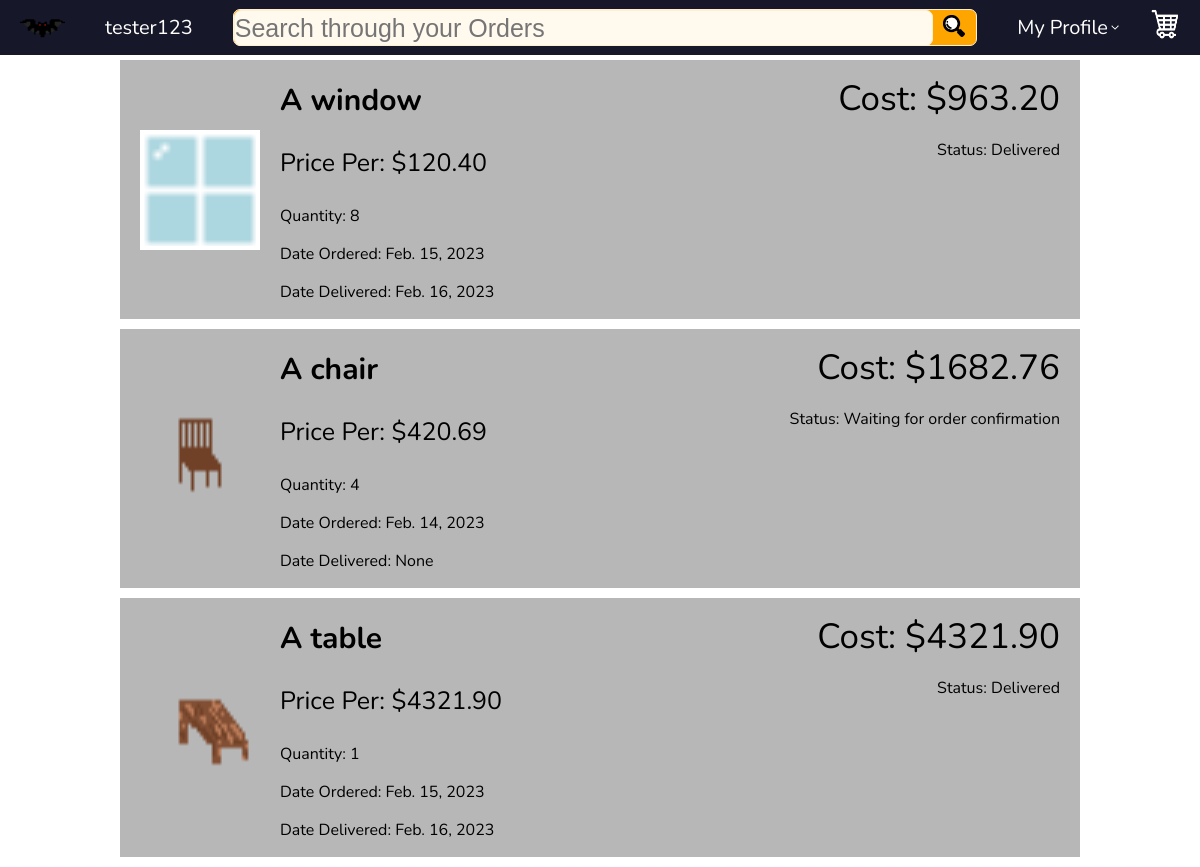
Page /store/yourOrders/ (signed in) on the committed database.
### store/models.py (models this page shows, shortened)
class Profile(models.Model):
    user = models.OneToOneField(User, on_delete=models.CASCADE)
    picture = models.ImageField(blank=True)
    phone = models.CharField(max_length=13, blank=True) # Validation
    address = models.CharField(max_length=40) # Validation
    type = models.CharField(
         max_length = 20, default="Customer",
         choices=[
            ("Customer", "Customer"), ("Vendor", "Vendor"), ("Transit", "Transit")
         ]
        )
    wishlist = models.ManyToManyField('Product', related_name="wishlist", blank=True)
    cart = models.ManyToManyField('Product', related_name="cart", blank=True)

class Order(models.Model):
    buyer = models.ForeignKey("Profile", on_delete=models.CASCADE, blank=True, null=True)
    product = models.ForeignKey(Product, on_delete=models.CASCADE) #so seller can be referenced with other info
    status = models.CharField(
         max_length = 50, default="Waiting for payment confirmation",
         choices=[
            ("Waiting for payment confirmation","Waiting for payment confirmation"),("Shipping","Shipping"), ("On Delivery","On Delivery"), ("Delivered","Delivered"), ("Problem with Transit","Problem with Transit")
         ]
        )
    deliverer = models.ForeignKey(Profile, on_delete=models.CASCADE, blank=True, null=True, related_name="deliverer")
    date_placed = models.DateField(auto_now=True)
    date_delivered = models.DateField(blank=True, null=True)
    quantity = models.IntegerField(default=0)
    totalCost = models.DecimalField(decimal_places=2, max_digits = 40, default=0)
    priority = models.IntegerField(default=0, blank=True, null=True)

class Product(models.Model):
    seller = models.ForeignKey(Profile, on_delete=models.CASCADE)
    title = models.CharField(max_length=50)
    price = models.DecimalField(decimal_places=2, max_digits=40)
    desc = models.TextField(max_length=500)
    picture = models.ImageField(blank=True)
    unlisted = models.BooleanField(default=False)
    nReviews = models.IntegerField(default=0)
    averageScore = models.DecimalField(default=0, decimal_places=2, max_digits=40)

### store/views.py (the view)
# urls.py: path('yourOrders/', yourOrders, name='yourOrders'),
def yourOrders(request):
    profile = Profile.objects.get(user__exact=request.user)
    if request.method == "POST":
        orders = Order.objects.filter(buyer__exact=profile).filter(product__title__icontains=request.POST['search'])
    else:
        orders = Order.objects.filter(buyer__exact=profile)
    context = {
        'profile': profile,
        'orders': orders,
        'placeholder': 'Search through your Orders',
    }
    return render(request, 'store/yourOrders.html', context)

### store/templates/store/yourOrders.html
{% extends 'store/base.html' %}
{% load static %}
{% block style %}<link rel="stylesheet" href="{% static 'store/yourOrders.css' %}"> {% endblock %}
{% block content %}
    {% for order in orders %}
        <div class="product">
            <img class="image" src="{{ order.product.picture.url }}">
            <div class="right">
                <h1 class="title">{{ order.product.title }}</h1>
                <p class="price">Price Per: ${{ order.product.price }}</p>
                <p class="qt">Quantity: {{ order.quantity }} </p>
                <p>Date Ordered: {{ order.date_placed }}</p>
                <p>Date Delivered: {{ order.date_delivered }}</p>
            </div>
            <div class="rightest">
                <p class="total">Cost: ${{order.totalCost}} </p>
                <p class="status":>Status: {{order.status}}</p>
            </div>
        </div>
    {% endfor %}
{% endblock %}

### store/templates/store/base.html (shortened to what this page needs)
{% load static %}
<!DOCTYPE html>
<html lang="en">
<head>
    <link rel="stylesheet" href="{% static 'store/base.css' %}">
    {% block style %} {% endblock %}
</head>
<body>
    {% block nav %}
    <div class="nav">
        <a class="profileImage" href="{% url 'index' %}"><img src="{{ profile.picture.url }}"></a>
        <a class="username" href="{% url 'index' %}">{{ profile.user.username }}</a>
        <form method="post">
            {% if placeholder == "Does Not Use Search" %}
                <input class="search" type="text" name="search" placeholder="{{ placeholder }}" disabled>
                <button type="submit" disabled><img src="{% static 'store/search.png' %}"></button>
            {% else %}
                <input class="search" type="text" name="search" placeholder="{{ placeholder }}">
                <button type="submit"><img src="{% static 'store/search.png' %}"></button>
            {% endif %}
        </form>
        <div class="profile">
            <p>My Profile</p>
            <img src="{% static 'store/downarrow.png' %}">
        </div>
        {% if profile.type == 'Customer' %}
            <a href="{% url 'cart' %}"><img class="cart" src="{% static 'store/cart.png' %}"></a>
        {% endif %}
    </div>
    {% endblock %}
    <div class="content">
    {% block content %}
    {% endblock %}
    </div>
</body>
</html>

### store/static/store/base.css (style rules this page uses)
body { margin:0px; }
.content { margin-top: 70px; }
.nav { position: fixed; top:0px; left:0px; font-family: Nunito; background-color: rgb(23, 23, 42); display: flex; width: 100vw; align-items: center; font-size: 20px; z-index: 10; }
.profileImage { width: 45px; height: 45px; margin-top: 5px; margin-bottom: 5px; margin-left: 20px; }
.nav .profileImage img { width: 45px; height: 45px; }
.username { color: white; text-decoration: none; margin-left: 40px; }
.nav form { display: flex; background-color: orange; flex: 1; border: 1px solid rgb(255, 239, 209); border-radius: 7px; margin-left: 40px; height: 35px; }
.nav .search { background-color: rgb(255, 249, 238); border: inherit; border-radius: inherit; font-size: 25px; width: calc(100% - 45px); padding:0; height: 34px; }
.nav button { width: 42px; background-color: orange; border: 1px solid orange; border-radius: 10px; }
.nav button img { height: 22px; width: 22px; }
.profile { display: flex; align-items: center; position: relative; color: white; margin-top: 0px; margin-bottom: 0px; margin-left: 40px; margin-right: 30px; }
.profile p { margin:0; }
.profile img { margin: 0; margin-left: 2px; height: 10px; width: 10px; }
.nav a img { width: 30px; height: 30px; }
.cart { margin-right: 20px; }

### store/static/store/yourOrders.css (style rules this page uses)
.content { font-family: Nunito; margin-top: 60px; }
.title { font-size: 30px; }
.product { display: flex; position: relative; width: 80vw; margin-left: auto; margin-right: auto; margin-top: 10px; margin-bottom:10px; background-color: rgb(183, 183, 183); }
.product img { margin: 20px; width: 10vw; height: 10vw; align-self: center; }
.price { font-size: 25px; }
.rightest { flex: 1; position: relative; display: flex; flex-direction: column; justify-content: right; }
.rightest * { position: relative; margin-right: 20px; margin-left: auto; }
.total { font-size: 35px; margin-top: 15px; margin-bottom: 1px; }

### rows in the picture
Profile: picture (picture), user.username "tester123"
Order: product.picture (picture), product "A window", product.price "120.40", quantity "8", date_placed "Feb. 15, 2023", date_delivered "Feb. 16, 2023", totalCost "963.20", status "Delivered"
Order: product.picture (picture), product "A chair", product.price "420.69", quantity "4", date_placed "Feb. 14, 2023", date_delivered "None", totalCost "1682.76", status "Waiting for order confirmation"
Order: product.picture (picture), product "A table", product.price "4321.90", quantity "1", date_placed "Feb. 15, 2023", date_delivered "Feb. 16, 2023", totalCost "4321.90", status "Delivered"
